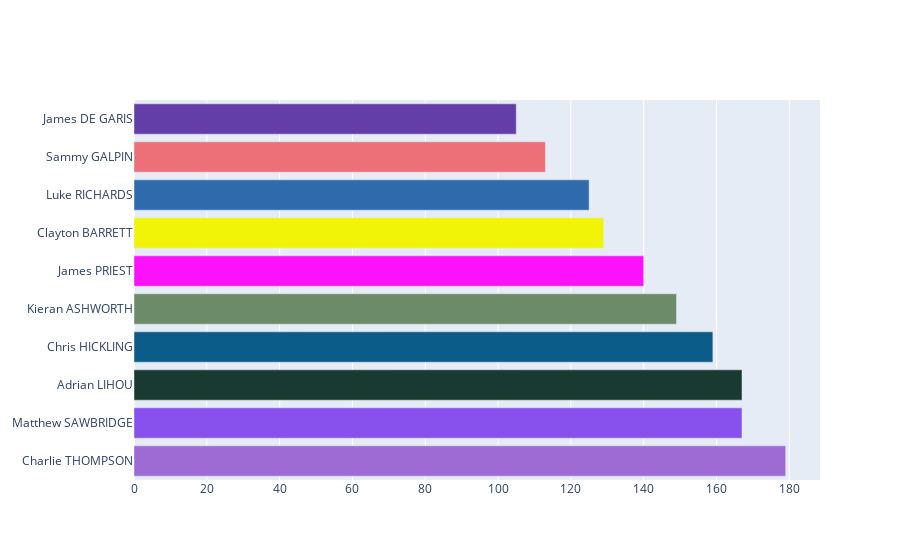

Source (notebook cell):
### Code cell
from IPython.display import clear_output
import plotly.graph_objects as go
import time
x, y, m = bar_for_chunk(0)
fig = go.Figure([go.Bar(y=y, x=x, orientation='h', marker_color=m)])
fig

### Figure 1 — Plotly figure (JSON) as saved in the notebook; plotly's stock layout.template omitted (floating-point values rounded to 4 significant figures)
{"data": [{"marker": {"color": ["#9e6bd5", "#8851ed", "#193a30", "#0c5c89", "#6b8b69", "#fd11fa", "#f1f407", "#2f6bac", "#ed7078", "#643ea8"]}, "orientation": "h", "type": "bar", "x": [179, 167, 167, 159, 149, 140, 129, 125, 113, 105], "y": ["Charlie THOMPSON", "Matthew SAWBRIDGE", "Adrian LIHOU", "Chris HICKLING", "Kieran ASHWORTH", "James PRIEST", "Clayton BARRETT", "Luke RICHARDS", "Sammy GALPIN", "James DE GARIS"]}], "layout": {}}
